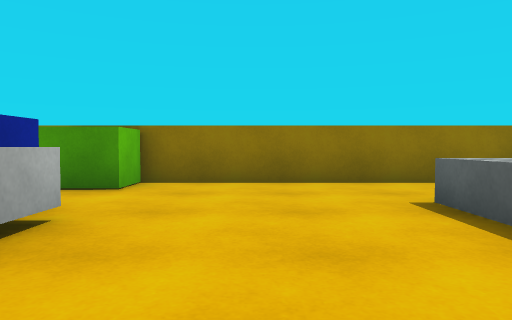
[1] (above)

18 first-person views from a walk through a 3-D level made in the Unity game engine. The camera is 0.62 m above the floor, tilts 2° down and sees 70° across. The floor is counted in squares, 1 m on a side. Each view is taken from the middle of a square. On the plan, view 1 faces up. The plan holds only what a view shows up to about 10 squares ahead; the rest is blank. The place goes on beyond the plan. The player character is not drawn. Surface patterns are stand-ins for the level's own textures.

[2]
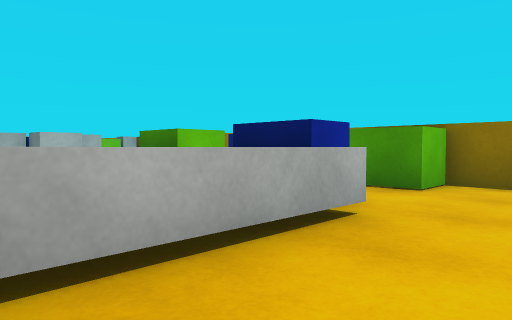

[3]
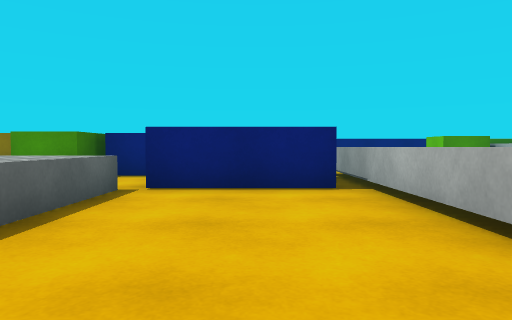

[4]
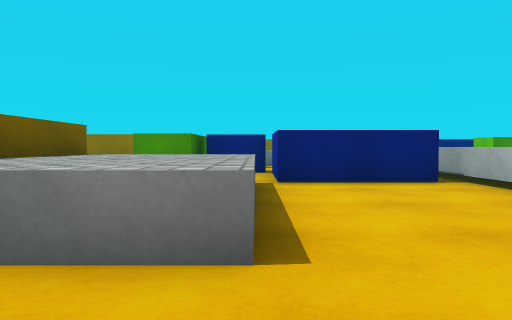

[5]
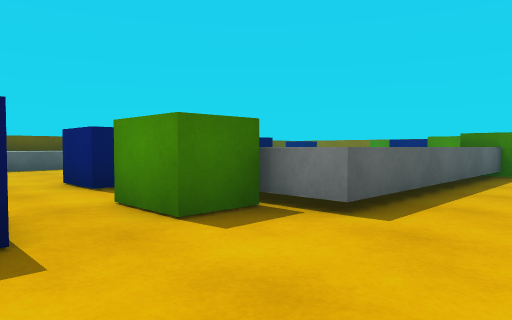

[6]
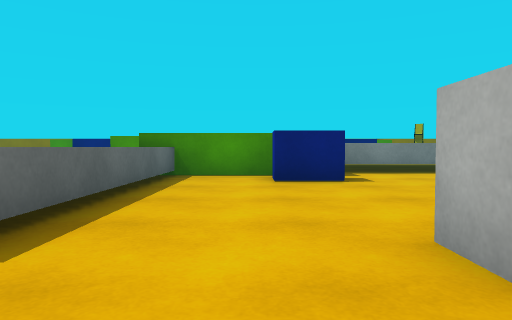

[7]
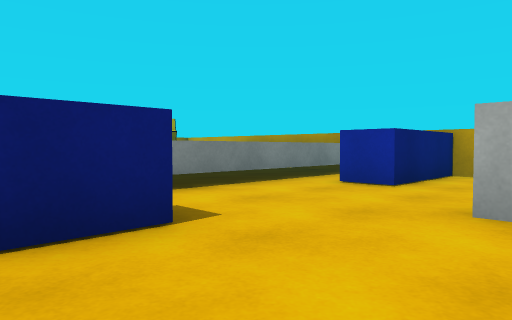

[8]
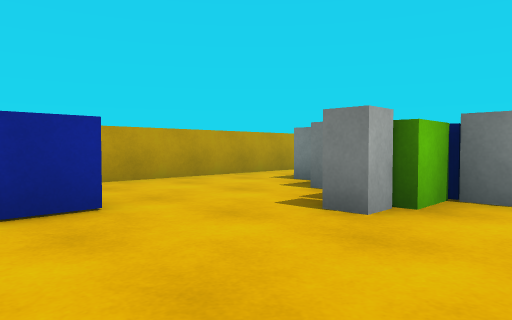

[9]
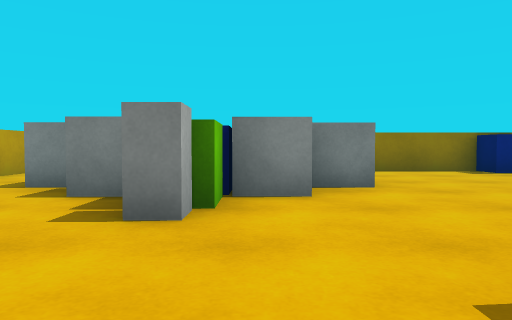

[10]
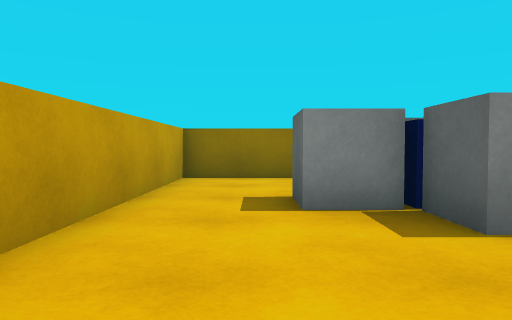

[11]
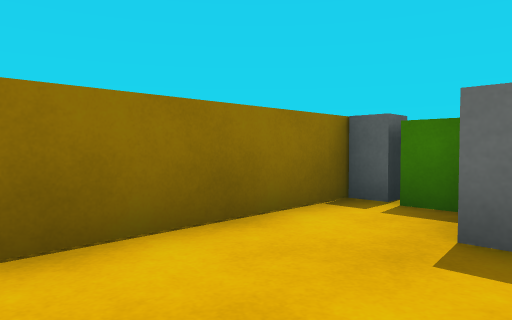

[12]
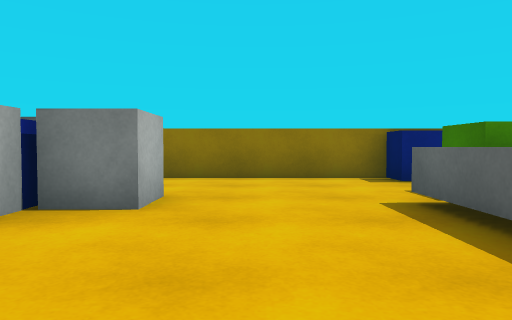

[13]
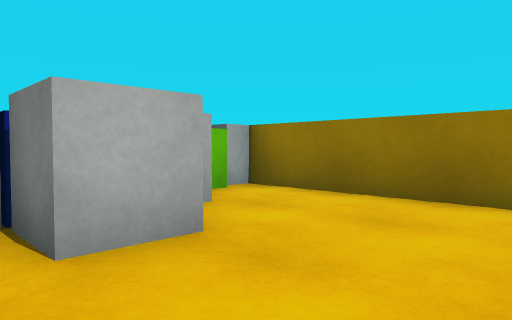

[14]
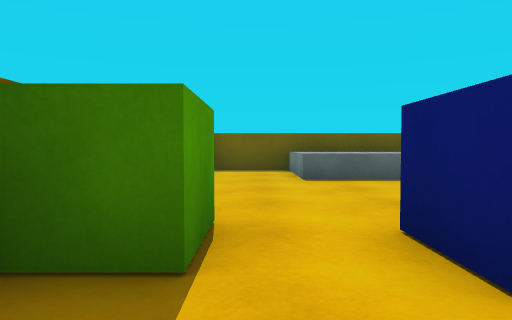

[15]
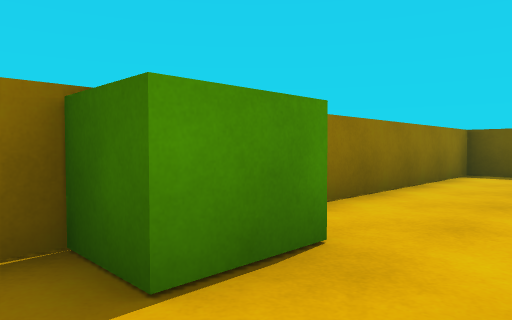

[16]
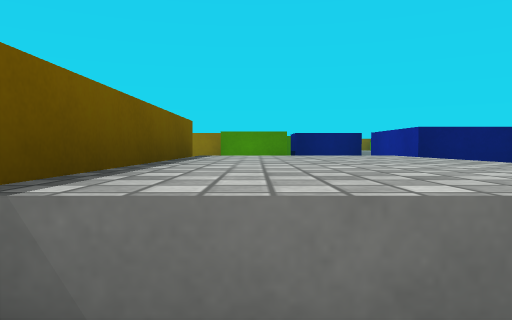

[17]
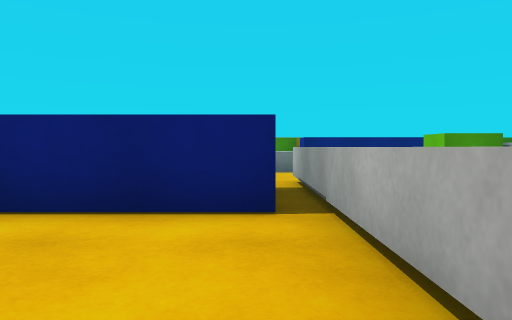

[18]
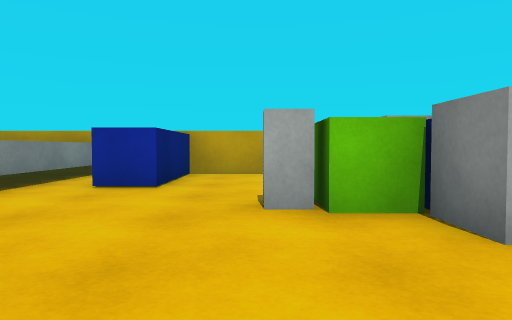

### Floor plan
Key: @ floor where view 1 was taken; # wall or solid block; . floor; ^ raised ledge; B green block; L blue block; C cube; K block; U blue cube; O other object.
Columns run from 18 left of view 1 to 7 right of it. Each row starts with its distance up from view 1.
  7 ########################
  6 #....K......LL.BB......#
  5 #....O.................#
  4 #...UCC.....BB.L....^^^#
  3 #..CUUCCC..^BBLLL...^^^#
  2 #...COC....^    ^...^^^#
  1 #....K.....^    ^...^^^#
  0 #....K.....^    ^#@.^^^#
 -1 #..........^    ^^^^.
 -2 ####....L..^    ^^ ^.###
 -3 # ...... ^^^^   ^.  LL
 -4 #^^^^^^^   ^    ..  LL
 -5 #          ^BB  ..   #####
 -6 #           BB  ^

Positions as (right, up) in squares from view 1, and headings:
1: (0, 0), facing up
2: (0, 0), facing up-left
3: (0, 5), facing down
4: (2, 6), facing down
5: (-9, 6), facing down-right
6: (-9, 5), facing down
7: (-9, 1), facing down-left
8: (-11, -3), facing up-left
9: (-12, -3), facing up
10: (-16, -1), facing up
11: (-17, 4), facing up-right
12: (-9, -1), facing up
13: (-8, 2), facing up-left
14: (-5, 5), facing right
15: (-4, 4), facing up-right
16: (4, 5), facing down
17: (-1, 3), facing down
18: (-9, 0), facing left
